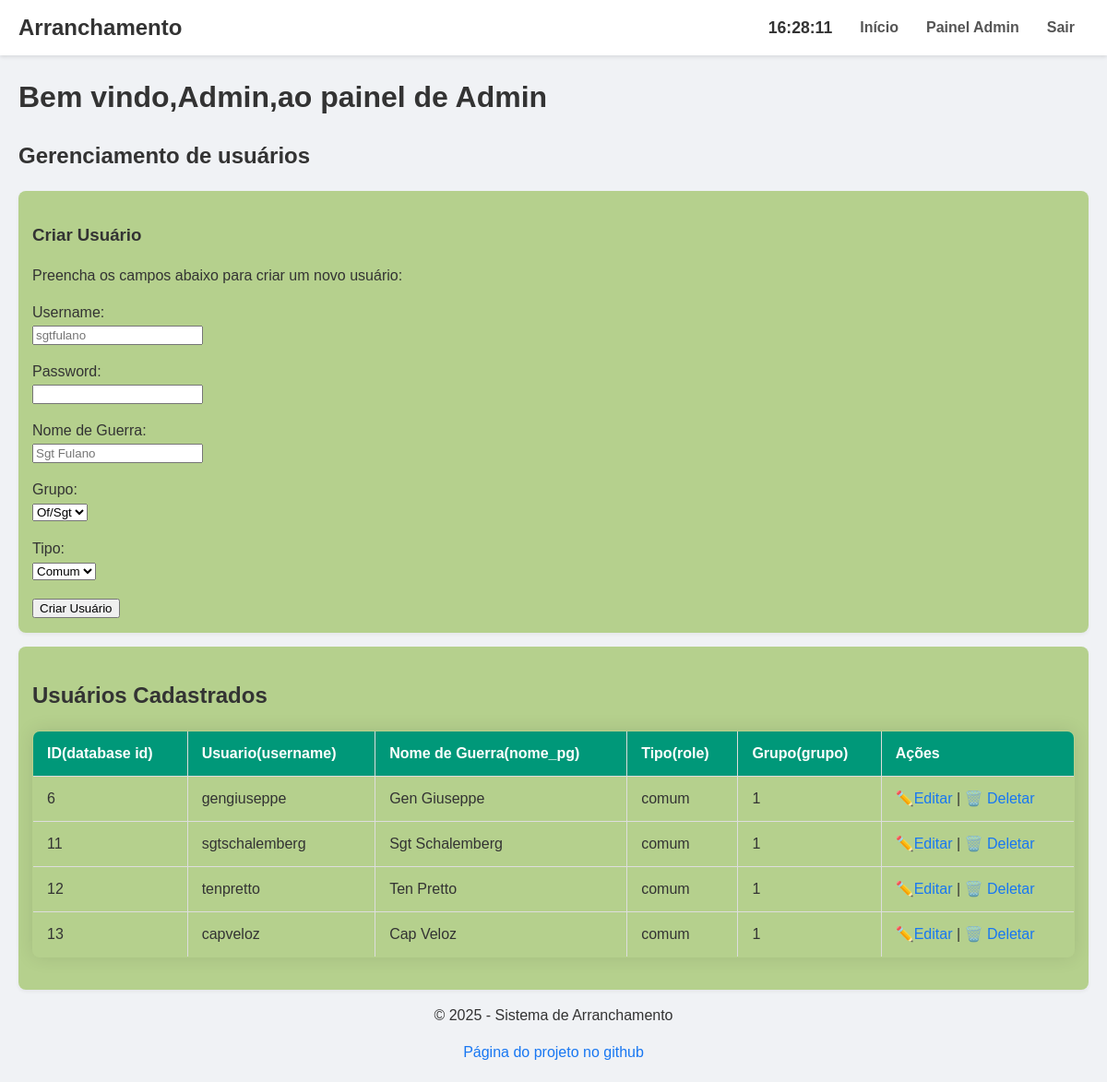
Before: /config/admin/admin.php (signed in) with the older database file.
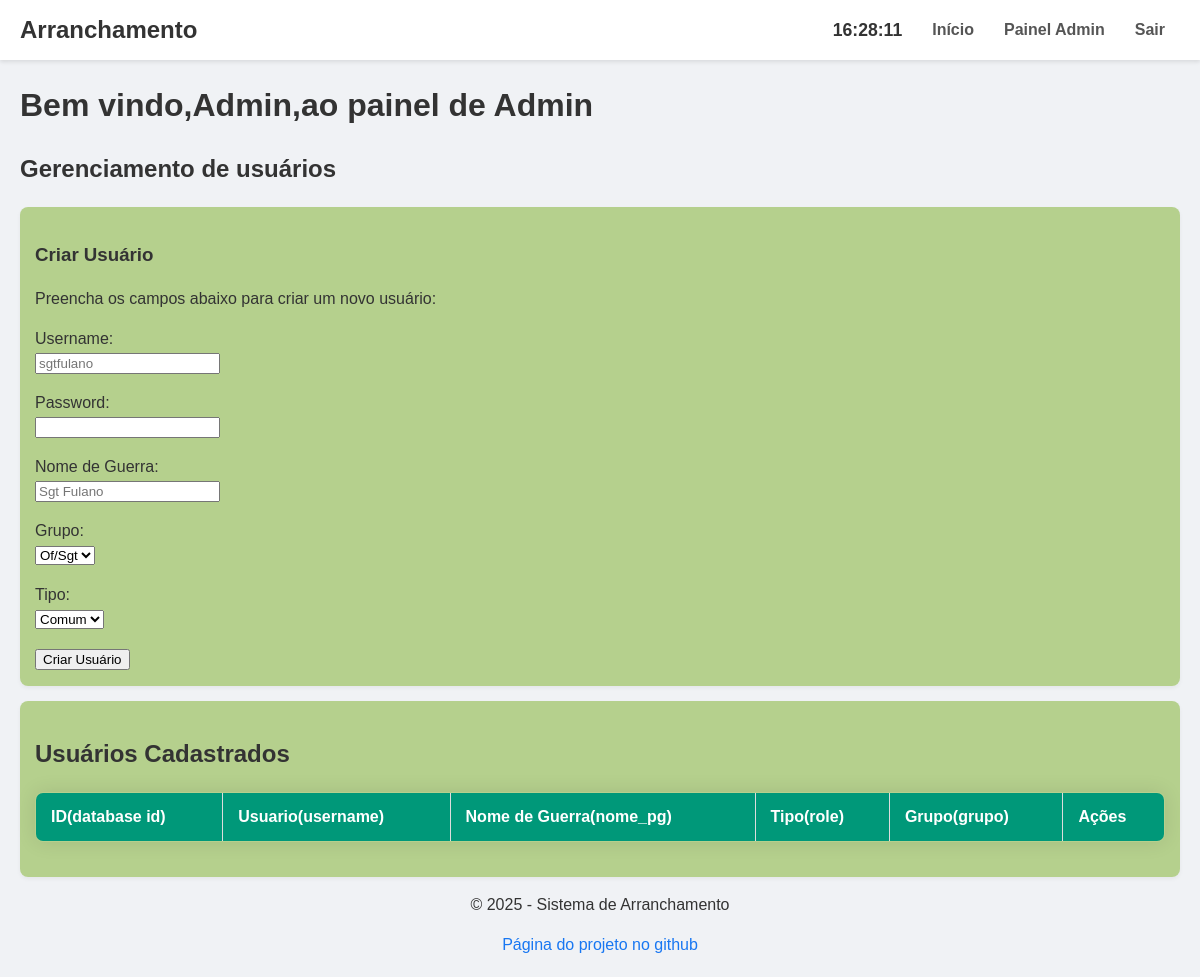
After: the same page with the newer database file.
### tables this page shows
CREATE TABLE users (
    id INTEGER PRIMARY KEY AUTOINCREMENT,
    username TEXT NOT NULL UNIQUE,
    password TEXT NOT NULL,
    nome_pg TEXT NOT NULL,
    role TEXT CHECK(role IN ('admin','furriel','comum')) NOT NULL DEFAULT 'comum',
    grupo INTEGER NOT NULL
);

### config/admin/admin.php (the view, shortened to what this page needs)
<?php
include __DIR__ . '/../../lib/header.php';
function listUsers(){
    echo '<div class="card"><h2>Usuários Cadastrados</h2>';
    try {
        $pdo = DbConnection();
        $stmt = $pdo->query("SELECT id, username, nome_pg, role, grupo FROM users WHERE username NOT IN ('admin', 'furriel')");
        $users = $stmt->fetchAll(PDO::FETCH_ASSOC);
        echo "<table border='1'>
            <tr>
                <th>ID(database id)</th>
                <th>Usuario(username)</th>
                <th>Nome de Guerra(nome_pg)</th>
                <th>Tipo(role)</th>
                <th>Grupo(grupo)</th>
                <th>Ações</th>
            </tr>";
        foreach ($users as $user) {
            echo "<tr>";
            echo "<td>" . htmlspecialchars($user['id']) . "</td>";
            echo "<td>" . htmlspecialchars($user['username']) . "</td>";
            echo "<td>" . htmlspecialchars($user['nome_pg']) . "</td>";
            echo "<td>" . htmlspecialchars($user['role']) . "</td>";
            echo "<td>" . htmlspecialchars($user['grupo']) . "</td>";
            echo "<td>
                    <a href='#' data-action='edit' data-user='".htmlspecialchars(json_encode($user), ENT_QUOTES, 'UTF-8')."'>✏️Editar</a> |
                    <a href='delete_user.php?action=delete&id=" . $user['id'] . "' onclick='return confirm(\"Tem certeza?\");'>🗑️ Deletar</a>
                  </td>";
            echo "</tr>";
        }
        echo "</table> </div>";
    } catch (PDOException $e) {
        echo "<strong>ERRO:</strong> " . htmlspecialchars($e->getMessage());
    }
}
?>
<?php
echo "<h1>Bem vindo,". htmlspecialchars($_SESSION['auth_data']['nome_pg']).",ao painel de Admin</h1>";
?>
    <h2>Gerenciamento de usuários</h2>
<div id="create_user" class="card painel">
        <h3>Criar Usuário</h3>
        <p>Preencha os campos abaixo para criar um novo usuário:</p>
        <form action="create_user.php" method="POST">
        <p>
            <label for="username">Username:</label><br>
            <input type="text" id="username" name="username" placeholder="sgtfulano" required>
        </p>
        <p>
            <label for="password">Password:</label><br>
            <input type="password" id="password" name="password" required>
        </p>
        <p>
            <label for="nome_pg">Nome de Guerra:</label><br>
            <input type="text" id="nome_pg" name="nome_pg" placeholder="Sgt Fulano" required>
        </p>
        <p>
            <label for="grupo">Grupo:</label><br>
            <select type="number" id="grupo" name="grupo" required >
                <option value=1> Of/Sgt </option>
            </select>
        </p>
        <p>
            <label for="role">Tipo:</label><br>
            <select id="role" name="role" required>
                <option value="comum">Comum</option>
            </select>
        </p>
        <button type="submit">Criar Usuário</button>
    </form>
    </div>
<?php
listUsers();
include __DIR__ . '/../../lib/footer.php';
?>

### lib/header.php (shortened to what this page needs)
<!DOCTYPE html>
<html lang="pt-BR">
<head>
    <link rel="stylesheet" href="/public/css/styles.css">
</head>
<body>
    <header>
        <nav class="navbar">
            <a href="/index.php" class="logo">Arranchamento</a>
            <div class="navbar-right">
                <span id="relogio"></span>
                <ul class="menu">
                    <li><a href="/index.php">Início</a></li>
                    <?php if (isset($_SESSION['auth_data'])):  ?>
                        <?php if ($_SESSION['auth_data']['role'] === 'comum'): ?>
                            <li><a href="/public/dashboard.php">Minhas Seleções</a></li>
                        <?php elseif ($_SESSION['auth_data']['role'] === 'furriel'): ?>
                            <li><a href="/config/furriel/furriel.php">Painel Furriel</a></li>
                        <?php elseif ($_SESSION['auth_data']['role'] === 'admin'): ?>
                            <li><a href="/config/admin/admin.php">Painel Admin</a></li>
                        <?php endif; ?>
                        <li><a href="/lib/logout.php">Sair</a></li>
                    <?php endif;  ?>
                </ul>
            </div>
        </nav>
    </header>
    <main>

### lib/footer.php (shortened to what this page needs)
    </main>
    <footer>
        <p>&copy; <?php echo date("Y"); ?> - Sistema de Arranchamento</p>
        <a href="https://github.com/deathToAI/Project_Wizard" > Página do projeto no github </a>
    </footer>
</body>
</html>

### public/css/styles.css (style rules this page uses)
body { font-family: Arial, sans-serif; background-color: #f0f2f5; color: #333; margin: 0; padding: 20px; line-height: 1.5; }
.card { background-color: #98c059a9; border-radius: 8px; padding: 15px; margin-bottom: 15px; box-shadow: 0 2px 4px rgba(0, 0, 0, 0.05); }
p { margin-bottom: 1em; }
a { color: #1877f2; text-decoration: none; transition: color 0.3s; }
table { width: 100%; border-collapse: collapse; margin: 20px 0; font-size: 1em; box-shadow: 0 0 20px rgba(0, 0, 0, 0.10); border-radius: 8px; overflow: hidden; }
table th, table td { padding: 12px 15px; border: 1px solid #ddd; text-align: left; }
table th { background-color: #009879; color: #ffffff; font-weight: bold; }
header { background-color: #ffffff; padding: 0 20px; box-shadow: 0 2px 4px rgba(0,0,0,0.1); margin: -20px -20px 20px -20px; }
.navbar { display: flex; justify-content: space-between; align-items: center; height: 60px; max-width: 1200px; margin: 0 auto; }
.navbar-right { display: flex; align-items: center; gap: 15px; }
#relogio { font-weight: bold; color: #333; font-size: 1.1em; }
.navbar .logo { font-size: 1.5em; font-weight: bold; color: #333; }
.navbar .menu { list-style: none; margin: 0; padding: 0; display: flex; }
.navbar .menu li a { display: block; padding: 20px 15px; color: #555; font-weight: bold; transition: background-color 0.3s, color 0.3s; }

### lib/footer.php (style rules this page uses)
footer { text-align: center; }

Changed rows visible on the page:
removed users: id "6", username "gengiuseppe", nome_pg "Gen Giuseppe", role "comum", grupo "1"
removed users: id "11", username "sgtschalemberg", nome_pg "Sgt Schalemberg", role "comum", grupo "1"
removed users: id "12", username "tenpretto", nome_pg "Ten Pretto", role "comum", grupo "1"
removed users: id "13", username "capveloz", nome_pg "Cap Veloz", role "comum", grupo "1"
